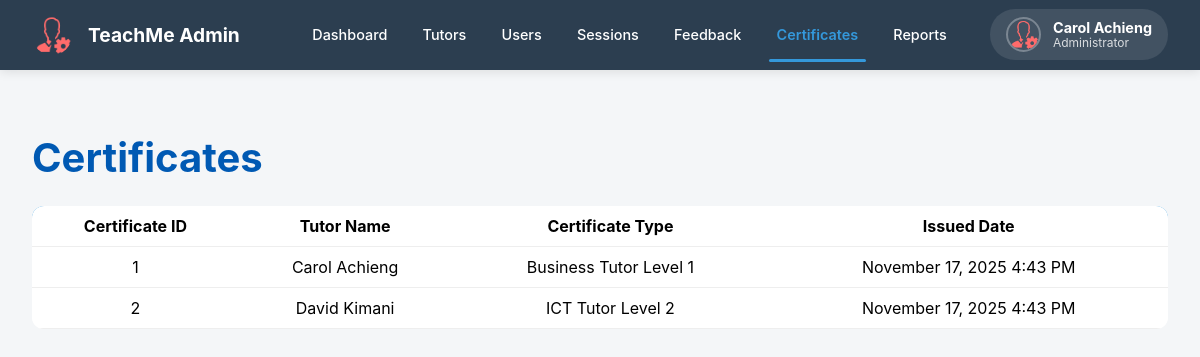
/modules/admin/certificates.php (signed in), run on the app's committed database.
### tables this page shows
CREATE TABLE certificates (
    certificate_id INT AUTO_INCREMENT PRIMARY KEY,
    tutor_id INT NOT NULL,
    certificate_type VARCHAR(50),
    issued_date DATETIME DEFAULT CURRENT_TIMESTAMP,
    FOREIGN KEY (tutor_id) REFERENCES tutor(tutor_id)
);

CREATE TABLE users (
    user_id INT AUTO_INCREMENT PRIMARY KEY,
    student_id VARCHAR(20) NULL,
    email VARCHAR(100) UNIQUE NOT NULL,
    password_hash VARCHAR(255) NOT NULL,
    user_name VARCHAR(50),
    phone VARCHAR(20),
    role ENUM('learner','tutor','admin') NOT NULL,
    is_active BOOLEAN DEFAULT TRUE,
    date_joined DATETIME DEFAULT CURRENT_TIMESTAMP
);

### modules/admin/certificates.php (the view, shortened to what this page needs)
<?php
require_once '../../database/conf.php';
$query = "
    SELECT
        c.certificate_id,
        c.certificate_type,
        c.issued_date,
        t.tutor_id,
        u.user_name AS tutor_name
    FROM certificates c
    JOIN tutor t ON c.tutor_id = t.tutor_id
    JOIN users u ON t.tutor_id = u.user_id
    ORDER BY c.issued_date DESC
";
$result = $conn->query($query);
?>
<!DOCTYPE html>
<html lang="en">
<head>
<link rel="stylesheet" href="https://cdn.jsdelivr.net/npm/bootswatch@5.3.0/dist/flatly/bootstrap.min.css">
<link rel="stylesheet" href="../../assets/css/admin.css">
</head>
<body>
<?php include 'admin_nav.php'; ?>
<div class="page-wrapper">
    <h2>Certificates</h2>
    <table class="table table-hover">
        <thead>
            <tr>
                <th>Certificate ID</th>
                <th>Tutor Name</th>
                <th>Certificate Type</th>
                <th>Issued Date</th>
            </tr>
        </thead>
        <tbody>
        <?php while($row = $result->fetch_assoc()): ?>
            <tr>
                <td><?php echo $row['certificate_id']; ?></td>
                <td><?php echo htmlspecialchars($row['tutor_name']); ?></td>
                <td><?php echo htmlspecialchars($row['certificate_type']); ?></td>
                <td><?php echo date('F j, Y g:i A', strtotime($row['issued_date'])); ?></td>
            </tr>
        <?php endwhile; ?>
        </tbody>
    </table>
</div>
</body>
</html>

### assets/css/admin.css (style rules this page uses)
body { margin: 0; padding: 0; background: #f4f6f8; font-family: "Inter", sans-serif; color: #222; }
h2 { color:#003366; margin-bottom:1rem; font-weight:700; }
table { width:100%; border-collapse:collapse; background:white; border-radius:12px; overflow:hidden; }
thead tr { background:#003366; color:white; }
th, td { padding:12px; text-align:center; border-bottom:1px solid #eee; }
table { width: 100%; border-collapse: collapse; border-radius: 12px; overflow: hidden; background: white; }
thead tr { background: #003399; color: white; }
th, td { padding: 12px; text-align: center; border-bottom: 1px solid #eee; }
.page-wrapper { max-width:1400px; margin:2rem auto; padding:2rem; }
.page-wrapper h2 { color:#0059b3; margin-bottom:1.5rem; font-weight:700; }
table { width:100%; background:white; border-radius:12px; overflow:hidden; }
thead tr { background:#3498db; color:white; }

### data on the page
certificates: certificate_id "1", users.user_name "Carol Achieng", certificate_type "Business Tutor Level 1", issued_date "November 17, 2025 4:43 PM"
certificates: certificate_id "2", users.user_name "David Kimani", certificate_type "ICT Tutor Level 2", issued_date "November 17, 2025 4:43 PM"

### other printed values
$_SESSION['user_name'] "Carol Achieng"
